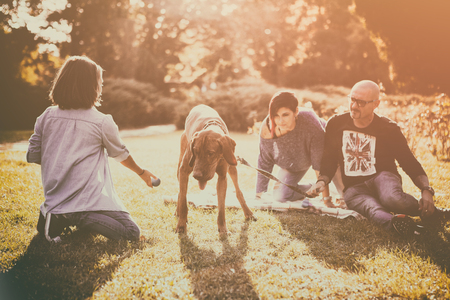
#> input picture CLASE11/image5.jpg, 450 x 300 px
$ python hist_ecu2.py
#> lines starting #> are read from the running program, lines starting #| are printed output that depends on the picture
import cv2
import numpy as np
import matplotlib.pyplot as plt

def eq_hist(image):
	histogram, bins = np.histogram(image.flatten(),256, [0,255])
	histogram_cumulative_sum = histogram.cumsum()

	histogram_cumulative_sum_masked = np.ma.masked_equal(histogram_cumulative_sum,0)
	#Aplicamos la transformación de ecualización
	histogram_cumulative_sum_masked = (histogram_cumulative_sum_masked - histogram_cumulative_sum_masked.min())*255/(histogram_cumulative_sum_masked.max() - histogram_cumulative_sum_masked.min())
	#fill
	histogram_cumulative_sum = np.ma.filled(histogram_cumulative_sum_masked,0).astype("uint8")
	#Ecualizar la imagen
	image = histogram_cumulative_sum[image]
	return image,histogram

image_as_BGR = cv2.imread("image5.jpg")
#> image_as_BGR is the input picture: shape (300, 450, 3); mean B, G, R 111.1, 144.4, 178.6

b,g,r = cv2.split(image_as_BGR)
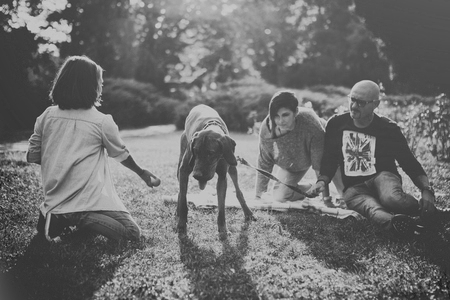
#> b: shape (300, 450); min 25, max 210, mean 111.1
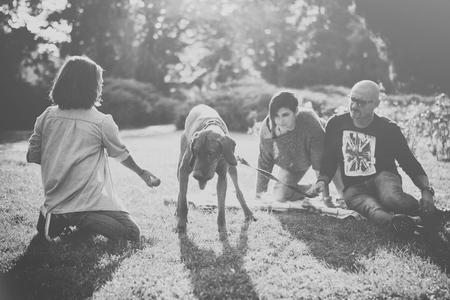
#> g: shape (300, 450); min 59, max 231, mean 144.4
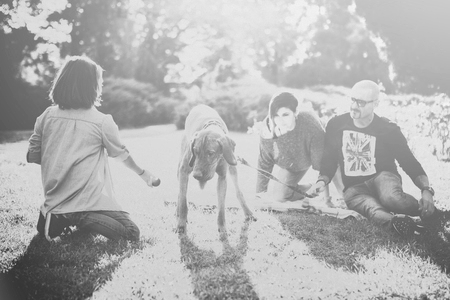
#> r: shape (300, 450); min 47, max 245, mean 178.6

image_b_equ,h1 = eq_hist(b)
#> in eq_hist, `histogram, bins = np.histogram(image.flatten(),256, [0,255])`: histogram = 256 values, max 2057 at index 82, min 0 at index 0, mean 527.3; bins = 257 values from 0 to 255
#> in eq_hist, `histogram_cumulative_sum = histogram.cumsum()`: histogram_cumulative_sum = 256 values from 0 to 135000
#> in eq_hist, `histogram_cumulative_sum = np.ma.filled(histogram_cumulative_sum_maske..`: histogram_cumulative_sum = 256 values from 0 to 255
#> h1 has the same summary as histogram in eq_hist
image_g_equ,h2 = eq_hist(g)
#> in eq_hist (call 2), `histogram, bins = np.histogram(image.flatten(),256, [0,255])`: histogram = 256 values, max 1342 at index 124, min 0 at index 0, mean 527.3
#> in eq_hist (call 2), `histogram_cumulative_sum = histogram.cumsum()`: histogram_cumulative_sum = 256 values from 0 to 135000
#> in eq_hist (call 2), `histogram_cumulative_sum = np.ma.filled(histogram_cumulative_sum_maske..`: histogram_cumulative_sum = 256 values from 0 to 255
#> in eq_hist (call 2), `image = histogram_cumulative_sum[image]`:
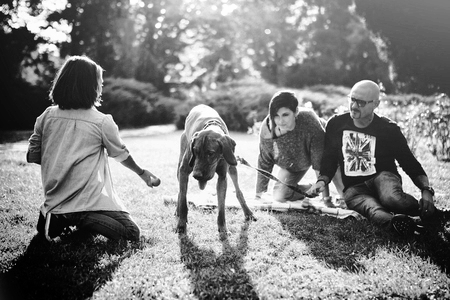
#> image: shape (300, 450); min 0, max 255, mean 127.9
#> h2 has the same summary as histogram in eq_hist
image_r_equ,h3 = eq_hist(r)
#> in eq_hist (call 3), `histogram, bins = np.histogram(image.flatten(),256, [0,255])`: histogram = 256 values, max 2659 at index 213, min 0 at index 0, mean 527.3
#> in eq_hist (call 3), `histogram_cumulative_sum = histogram.cumsum()`: histogram_cumulative_sum = 256 values from 0 to 135000
#> in eq_hist (call 3), `histogram_cumulative_sum = np.ma.filled(histogram_cumulative_sum_maske..`: histogram_cumulative_sum = 256 values from 0 to 255
#> in eq_hist (call 3), `image = histogram_cumulative_sum[image]`:
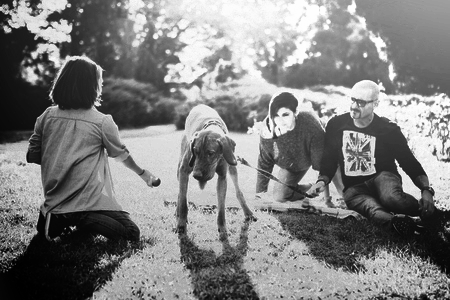
#> image: shape (300, 450); min 0, max 255, mean 128.1
#> h3 has the same summary as histogram in eq_hist

image = cv2.merge((image_b_equ, image_g_equ, image_r_equ))
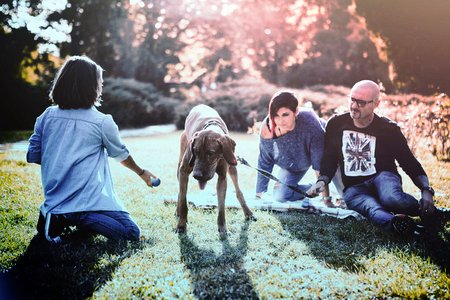
#> image: shape (300, 450, 3); mean B, G, R 128.1, 127.9, 128.1

cv2.imshow("imagen1",image_as_BGR)
cv2.imshow("imagen2",image)
plt.plot(h1, color = "gray")
plt.plot(h2, color = "g")
plt.plot(h3, color = "r")
plt.hist(image.ravel(),255,[0,255],color = "b")
plt.show()
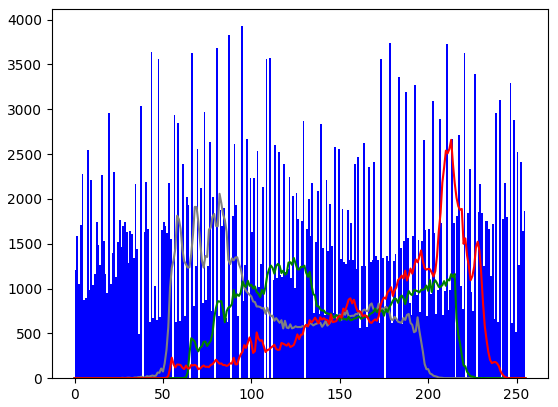
#> figure drawn by matplotlib, 1 panel; tallest bar 3927 high, from x = 94 to 95; curve peaks at x = 82, y = 2057; curve peaks at x = 124, y = 1342; curve peaks at x = 213, y = 2659
cv2.waitKey(0)

$ run again, with CLASE11/random_scene.jpg copied over CLASE11/image5.jpg
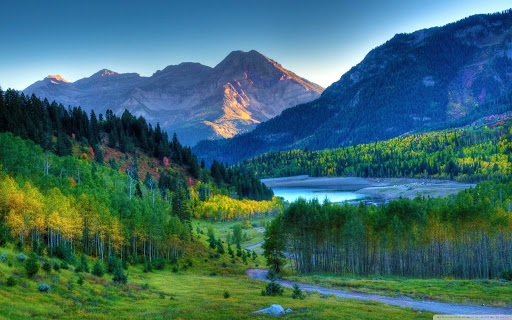
#> input picture CLASE11/random_scene.jpg, 512 x 320 px
#> image_as_BGR is the input picture: shape (320, 512, 3); mean B, G, R 107, 105.7, 60.1
#> histogram = 256 values, max 1478 at index 37, min 87 at index 2, mean 640; bins = 257 values from 0 to 255
#> in eq_hist, `histogram_cumulative_sum = histogram.cumsum()`: histogram_cumulative_sum = 256 values from 347 to 163840
#> in eq_hist, `histogram_cumulative_sum = np.ma.filled(histogram_cumulative_sum_maske..`: histogram_cumulative_sum = 256 values from 0 to 255
#> h1 has the same summary as histogram in eq_hist
#> h2 = 256 values, max 1797 at index 111, min 2 at index 0, mean 640
#> histogram = 256 values, max 3071 at index 0, min 24 at index 245, mean 640
#> in eq_hist (call 3), `histogram_cumulative_sum = histogram.cumsum()`: histogram_cumulative_sum = 256 values from 3071 to 163840
#> in eq_hist (call 3), `histogram_cumulative_sum = np.ma.filled(histogram_cumulative_sum_maske..`: histogram_cumulative_sum = 256 values from 0 to 255
#> in eq_hist (call 3), `image = histogram_cumulative_sum[image]`:
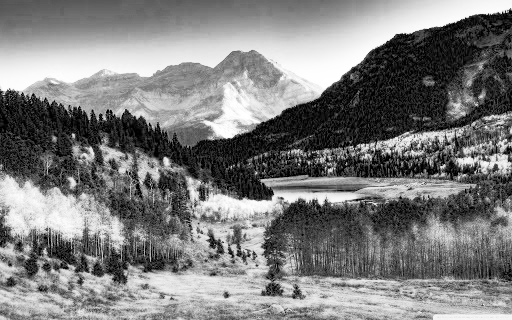
#> image: shape (320, 512); min 0, max 255, mean 125.6
#> h3 has the same summary as histogram in eq_hist
#> `plt.show()`:
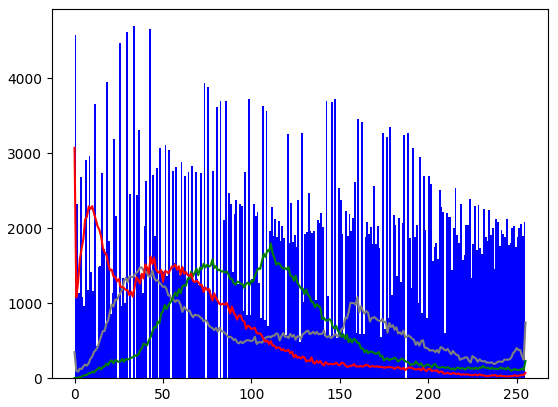
#> figure drawn by matplotlib, 1 panel; tallest bar 4693 high, from x = 33 to 34; curve peaks at x = 37, y = 1478; curve peaks at x = 111, y = 1797; curve peaks at x = 0, y = 3071
